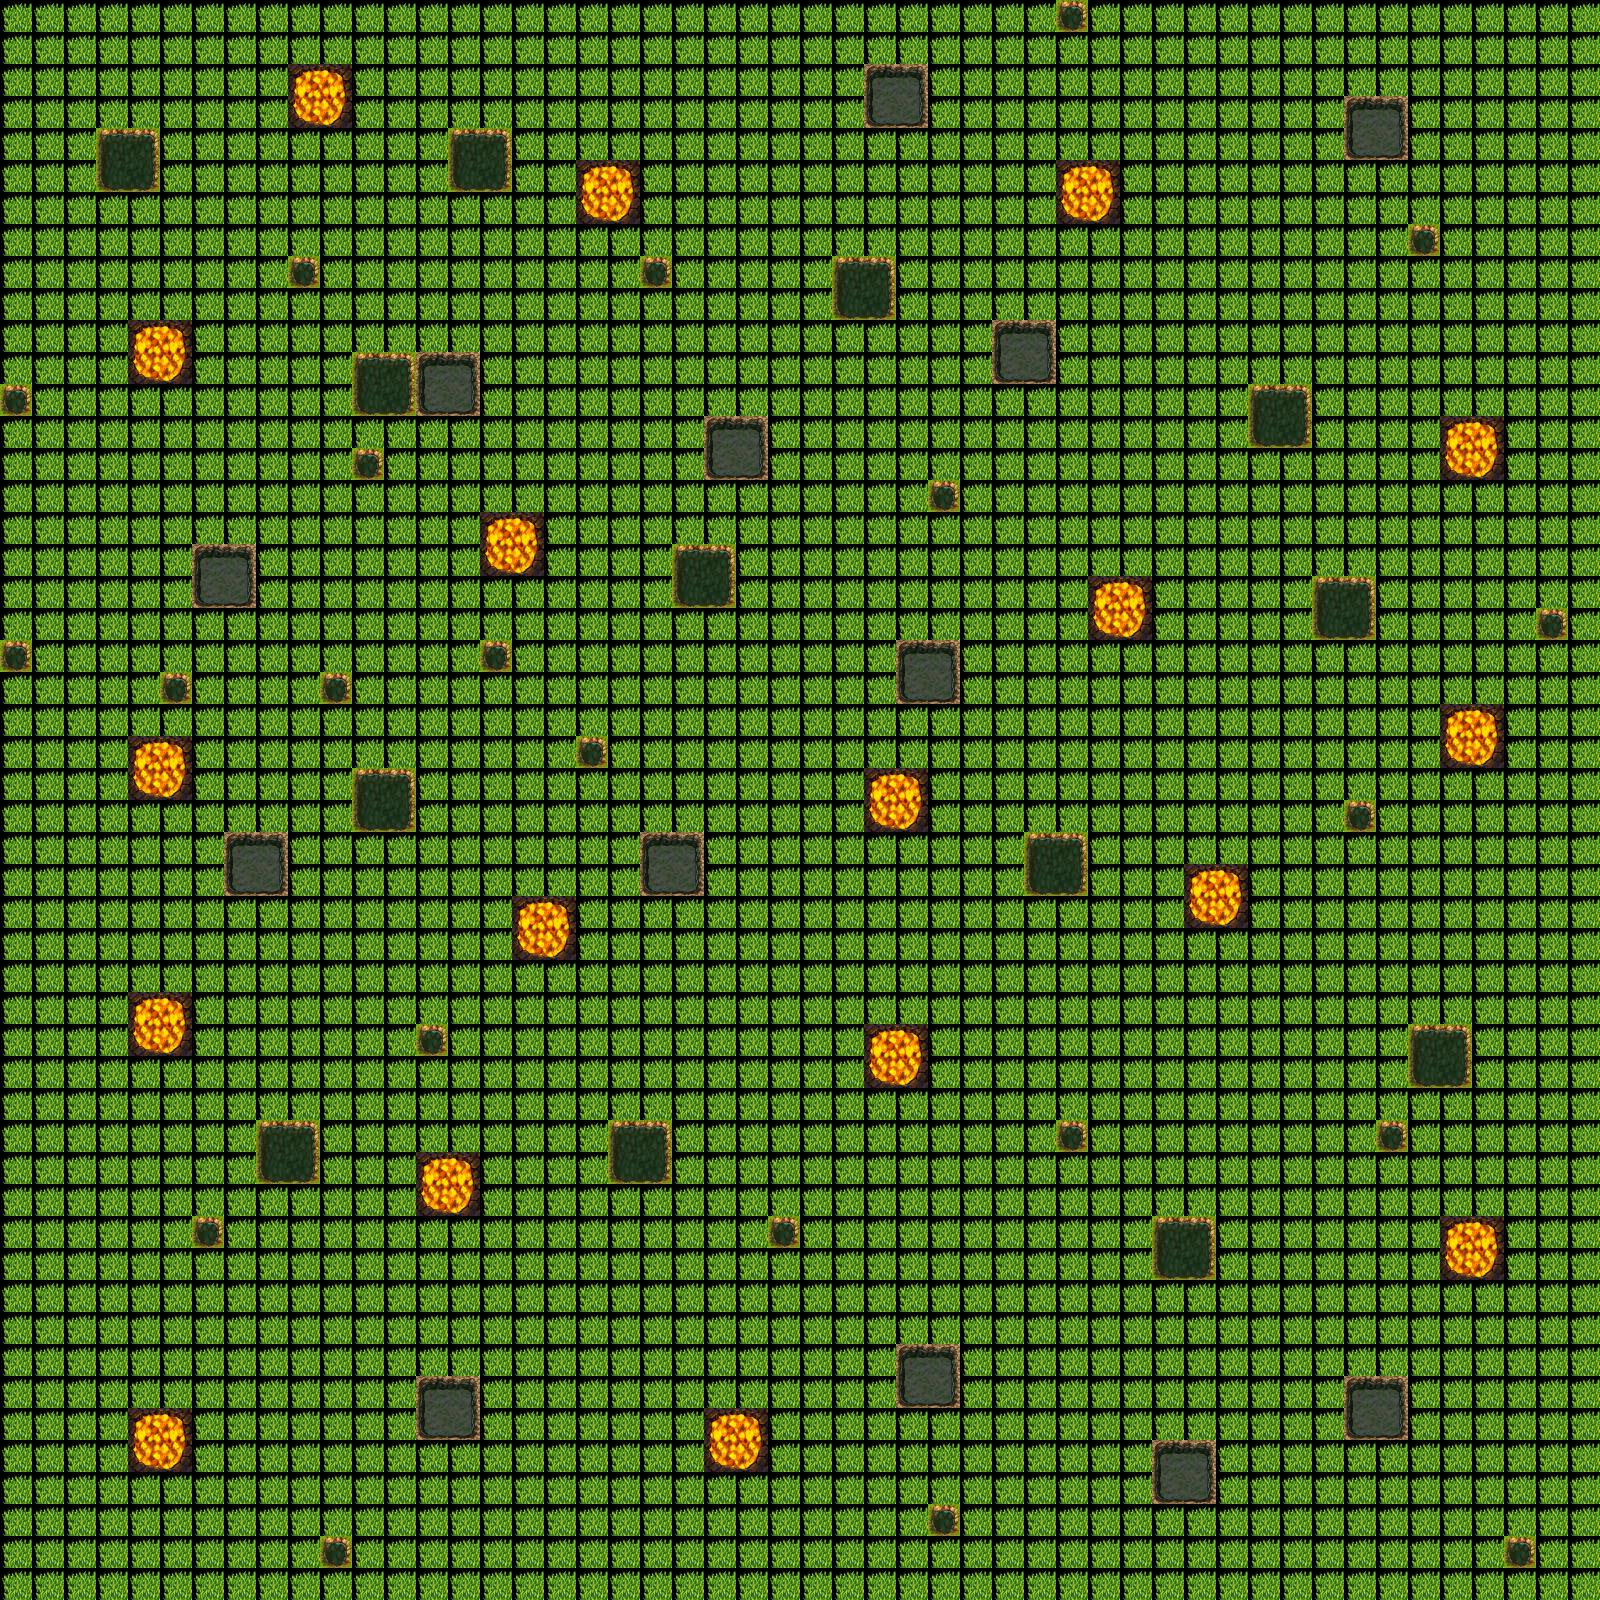

Rendered tile map (Tiled .tmx) drawn with the repository's tilesets; below, a short description and the map source with its tile grids summarised:
An orthogonal 50x50 tile map with 32x32 px tiles, 1 tile layer (Capa de patrones 1).

<map version="1.2" tiledversion="1.3.1" orientation="orthogonal" renderorder="right-down" compressionlevel="-1" width="50" height="50" tilewidth="32" tileheight="32" infinite="0" nextlayerid="2" nextobjectid="1">
 <tileset firstgid="1" source="Texturas.tsx" />
 <layer id="1" name="Capa de patrones 1" width="50" height="50">
  <data>[2500 cells, 2500 non-empty, 14 distinct tile ids]</data>
 </layer>
</map>
